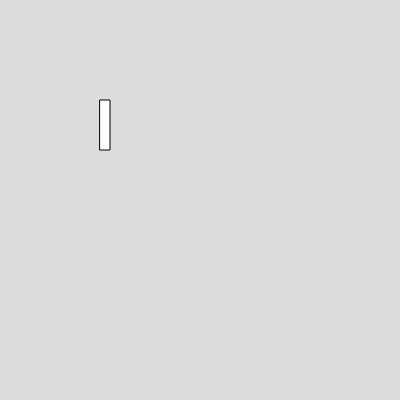
Frame 1 (no input)
Frame 60 (no input): identical to frame 1, image omitted
Frame 120 (the mouse pressed at the canvas centre since frame 60): identical to frame 1, image omitted

The p5.js sketch that drew this single still picture (run headless with seeded random() and noise() and a simulated clock; from frame 60 on, the mouse is pressed at the canvas centre):

// p5.js sketch
// ── sketch.js
function setup() {
  createCanvas(400, 400);
}

function draw() {
  background(220);
  rect(100,100,10,50);
}
